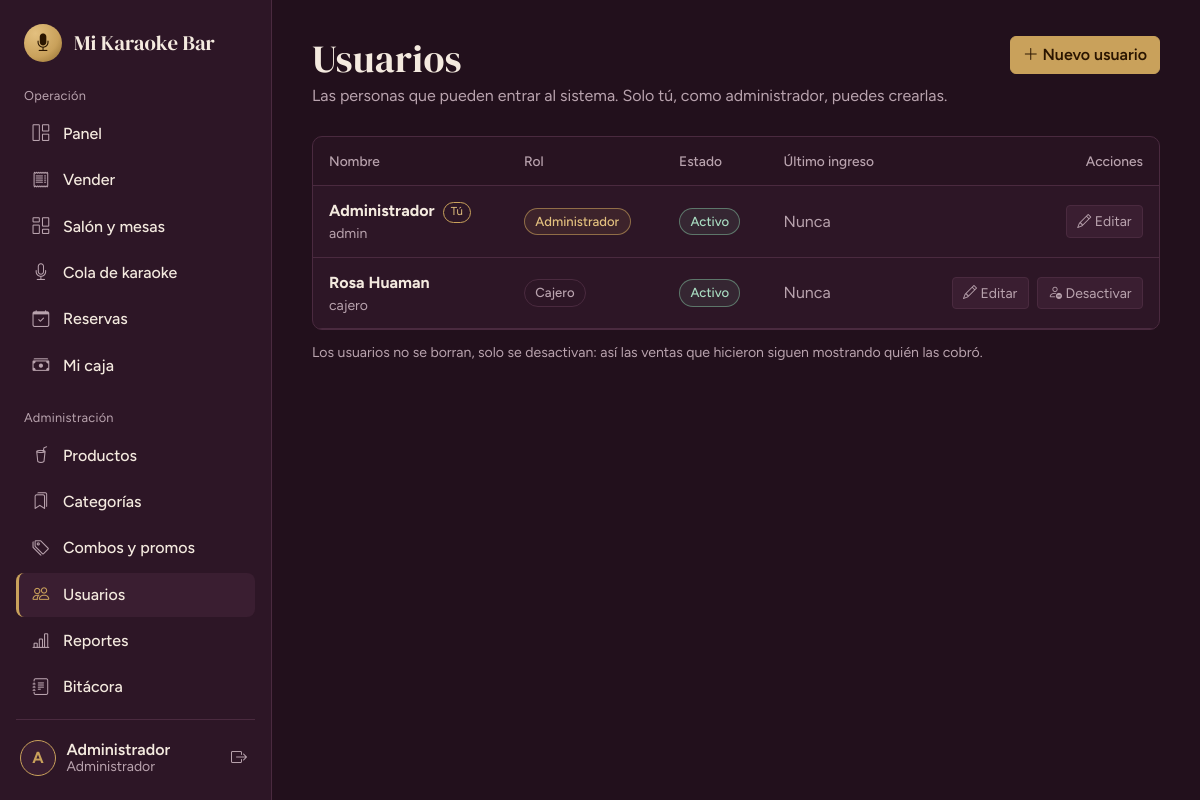
/usuarios (signed in), run on the app's committed database.
### tables this page shows
CREATE TABLE IF NOT EXISTS usuarios (
  id          INT UNSIGNED PRIMARY KEY AUTO_INCREMENT,
  rol_id      TINYINT UNSIGNED NOT NULL,
  nombre      VARCHAR(100) NOT NULL,
  usuario     VARCHAR(50)  NOT NULL UNIQUE,
  password    VARCHAR(255) NOT NULL,            
  telefono    VARCHAR(20)  NULL,
  estado      TINYINT(1) NOT NULL DEFAULT 1,    
  ultimo_login DATETIME NULL,
  created_at  TIMESTAMP NOT NULL DEFAULT CURRENT_TIMESTAMP,
  CONSTRAINT fk_usuarios_rol FOREIGN KEY (rol_id) REFERENCES roles(id)
);

### app/core/Controller.php (called while the page is built, shortened)
<?php
abstract class Controller
{
    protected function view(string $view, array $data = [], string $layout = 'main'): void
    {
        extract($data, EXTR_SKIP);
        require APP_PATH . "/views/$view.php";
    }
}

### app/controllers/UsuariosController.php (called while the page is built, shortened)
<?php
class UsuariosController extends Controller
{
    public function index(): void
    {
        $this->view('usuarios/index', ['title' => 'Usuarios', 'usuarios' => Usuario::todos()]);
    }
}

### app/core/Router.php (called while the page is built, shortened)
<?php
class Router
{
    public function dispatch(): void
    {
        try {
            $url   = trim((string) ($_GET['url'] ?? ''), '/');
            $parts = $url === '' ? [] : explode('/', $url);
            $c = strtolower($parts[0]);
            $m = $parts[1] ?? ($c === 'auth' ? 'login' : 'index');
            $params = array_slice($parts, 2);
            $obj = new $class();
            $ref = new ReflectionMethod($obj, $m);
            $ref->invokeArgs($obj, $params);
        } catch (AppException $e) {
            (new ErrorController())->show500($e->getMessage());
        } catch (Throwable $e) {
            error_log((string) $e);
            (new ErrorController())->show500(APP_ENV === 'development' ? $e->getMessage() : null);
        }
    }
}

### public/index.php (called while the page is built, shortened)
<?php
require APP_PATH . '/core/helpers.php';
(new Router())->dispatch();

### app/core/helpers.php (called while the page is built, shortened)
<?php
function e(mixed $v): string { return htmlspecialchars((string) $v, ENT_QUOTES | ENT_SUBSTITUTE, 'UTF-8'); }
function url(string $path = ''): string { return BASE_URL . '/' . ltrim($path, '/'); }
function fecha_corta(?string $datetime): string
{
    return $datetime ? date('d/m/Y', strtotime($datetime)) . ' ' . hora12($datetime) : 'Nunca';
}

### app/core/Database.php (called while the page is built, shortened)
<?php
class Database
{
    private static ?PDO $pdo = null;
    public static function pdo(): PDO
    {
        if (self::$pdo === null) {
            try {
                $dsn = 'mysql:host=' . DB_HOST . ';dbname=' . DB_NAME . ';charset=utf8mb4';
                self::$pdo = new PDO($dsn, DB_USER, DB_PASS, [
                    PDO::ATTR_ERRMODE            => PDO::ERRMODE_EXCEPTION,
                    PDO::ATTR_DEFAULT_FETCH_MODE => PDO::FETCH_ASSOC,
                    PDO::ATTR_EMULATE_PREPARES   => false,
                ]);
                self::$pdo->exec("SET time_zone = '-05:00'");
            } catch (PDOException $e) {
                error_log('DB connect: ' . $e->getMessage());
                throw new AppException('No se pudo conectar a la base de datos. Revisa que MySQL esté encendido en XAMPP y que hayas importado karaoke_bar.sql.');
            }
        }
        return self::$pdo;
    }
    public static function all(string $sql, array $params = []): array
    {
        $st = self::pdo()->prepare($sql);
        $st->execute($params);
        return $st->fetchAll();
    }
}

### app/models/Usuario.php (called while the page is built, shortened)
<?php
class Usuario
{
    public static function todos(): array
    {
        return Database::all(
            'SELECT u.id, u.nombre, u.usuario, u.telefono, u.estado, u.ultimo_login, r.nombre AS rol
               FROM usuarios u JOIN roles r ON r.id = u.rol_id
              ORDER BY u.estado DESC, r.id, u.nombre'
        );
    }
}

### app/core/Auth.php (called while the page is built, shortened)
<?php
class Auth
{
    public static function id(): int { return (int) ($_SESSION['user']['id'] ?? 0); }
}

### app/views/usuarios/index.php (the view, shortened to what this page needs)
<header class="page-head page-head--actions">
  <div>
    <h1>Usuarios</h1>
    <p>Las personas que pueden entrar al sistema. Solo tú, como administrador, puedes crearlas.</p>
  </div>
  <a class="btn btn-brass" href="<?= url('usuarios/crear') ?>"><i class="bi bi-plus-lg"></i> Nuevo usuario</a>
</header>
<section class="panel panel--flush">
  <div class="table-responsive">
    <table class="table table-app align-middle mb-0">
      <thead><tr><th>Nombre</th><th>Rol</th><th>Estado</th><th>Último ingreso</th><th class="text-end">Acciones</th></tr></thead>
      <tbody>
      <?php foreach ($usuarios as $u): $yo = (int) $u['id'] === Auth::id(); ?>
        <tr class="<?= (int) $u['estado'] ? '' : 'is-off' ?>">
          <td>
            <strong><?= e($u['nombre']) ?></strong><?= $yo ? ' <span class="tag">Tú</span>' : '' ?>
            <small class="d-block text-secondary"><?= e($u['usuario']) ?><?= $u['telefono'] ? ', ' . e($u['telefono']) : '' ?></small>
          </td>
          <td><span class="badge-soft badge-soft--<?= $u['rol'] === 'admin' ? 'brass' : 'plain' ?>"><?= $u['rol'] === 'admin' ? 'Administrador' : 'Cajero' ?></span></td>
          <td><span class="badge-soft badge-soft--<?= (int) $u['estado'] ? 'ok' : 'off' ?>"><?= (int) $u['estado'] ? 'Activo' : 'Desactivado' ?></span></td>
          <td class="text-secondary"><?= e(fecha_corta($u['ultimo_login'])) ?></td>
          <td class="text-end actions">
            <a class="btn btn-sm btn-outline-field" href="<?= url('usuarios/editar/' . (int) $u['id']) ?>"><i class="bi bi-pencil"></i> Editar</a>
            <?php if (!$yo): ?>
              <form method="post" action="<?= url('usuarios/estado/' . (int) $u['id']) ?>" class="d-inline"
                    data-confirm="<?= (int) $u['estado'] ? '¿Desactivar a ' . e($u['nombre']) . '?' : '¿Activar a ' . e($u['nombre']) . '?' ?>"
                    data-confirm-text="<?= (int) $u['estado'] ? 'Ya no podrá ingresar al sistema. Su historial se conserva.' : 'Podrá ingresar de nuevo con su contraseña.' ?>"
                    data-confirm-button="<?= (int) $u['estado'] ? 'Sí, desactivar' : 'Sí, activar' ?>">
                <button class="btn btn-sm btn-outline-field" type="submit">
                  <?= (int) $u['estado'] ? '<i class="bi bi-person-dash"></i> Desactivar' : '<i class="bi bi-person-check"></i> Activar' ?>
                </button>
              </form>
            <?php endif; ?>
          </td>
        </tr>
      <?php endforeach; ?>
      </tbody>
    </table>
  </div>
</section>
<p class="form-hint">Los usuarios no se borran, solo se desactivan: así las ventas que hicieron siguen mostrando quién las cobró.</p>

### public/assets/css/app.css (style rules this page uses)
:root { --bg: #22101C; --surface: #2D1626; --surface-2: #3A1E31; --line: #4A2A3F; --text: #F4EADF; --muted: #B9A3AE; --brass: #C9A15B; --brass-hi: #E3C07F; --libre: #7FB89A; --ocupada: #F2668B; --reservada: #A58BD6; --danger: #E5604D; --radius: 10px; --font-display: "DM Serif Display", Georgia, serif; --font-ui: "Figtree", system-ui, -apple-system, "Segoe UI", sans-serif; }
[data-bs-theme="dark"] { --bs-body-bg: var(--bg); --bs-body-color: var(--text); --bs-body-font-family: var(--font-ui); --bs-border-color: var(--line); --bs-secondary-color: var(--muted); --bs-link-color: var(--brass); --bs-link-hover-color: var(--brass-hi); }
body { background: var(--bg); color: var(--text); font-family: var(--font-ui); }
h1, h2, h3 { font-family: var(--font-display); font-weight: 400; letter-spacing: .01em; }
.text-secondary { color: var(--muted) !important; }
.btn-brass { background: var(--brass); border-color: var(--brass); color: #2A1500; font-weight: 600; }
.btn-outline-field { border-color: var(--line); color: var(--muted); background: var(--surface-2); }
.form-hint { color: var(--muted); font-size: .88rem; margin: .75rem 0 1.25rem; }
.page-head { margin-bottom: 1.75rem; }
.page-head h1 { font-size: clamp(1.9rem, 3.2vw, 2.6rem); margin: 0 0 .15rem; }
.page-head p { color: var(--muted); margin: 0; }
.panel { background: var(--surface); border: 1px solid var(--line); border-radius: var(--radius); padding: 1.25rem 1.4rem; }
.page-head--actions { display: flex; justify-content: space-between; align-items: flex-start; gap: 1rem; flex-wrap: wrap; }
.panel--flush { padding: 0; overflow: hidden; }
.table-app { --bs-table-bg: transparent; --bs-table-color: var(--text); --bs-table-border-color: var(--line); --bs-table-hover-bg: var(--surface-2); --bs-table-hover-color: var(--text); }
.table-app thead th { color: var(--muted); font-weight: 500; font-size: .86rem; border-bottom-color: var(--line); padding: .85rem 1rem; background: rgba(0,0,0,.12); white-space: nowrap; }
.table-app tbody td { padding: .8rem 1rem; }
.table-app .actions { white-space: nowrap; }
.table-app .actions .btn { margin-left: .25rem; }
.tag { display: inline-block; font-size: .72rem; padding: .05rem .45rem; border-radius: 99px; border: 1px solid var(--brass); color: var(--brass-hi); margin-left: .25rem; vertical-align: middle; }
.badge-soft { display: inline-block; padding: .18rem .65rem; border-radius: 99px; font-size: .82rem; font-weight: 500; border: 1px solid var(--line); color: var(--muted); white-space: nowrap; }
.badge-soft--ok { color: #A9DCC1; border-color: rgba(127,184,154,.55); background: rgba(127,184,154,.1); }
.badge-soft--brass { color: var(--brass-hi); border-color: rgba(201,161,91,.6); background: rgba(201,161,91,.1); }
.btn-outline-field.btn-sm { padding: .3rem .65rem; }

### data on the page
usuarios: nombre "Administrador", shows "Tú", usuario "admin", estado "Activo", ultimo_login "Nunca"
usuarios: nombre "Rosa Huaman", usuario "cajero", shows "Cajero", estado "Activo", ultimo_login "Nunca"

### other printed values
$local "Mi Karaoke Bar"
$grupo['grupo'] "Operación"
$i['label'] "Panel"
$i['label'] "Vender"
$i['label'] "Salón y mesas"
$i['label'] "Cola de karaoke"
$i['label'] "Reservas"
$i['label'] "Mi caja"
$grupo['grupo'] "Administración"
$i['label'] "Productos"
$i['label'] "Categorías"
$i['label'] "Combos y promos"
$i['label'] "Usuarios"
$i['label'] "Reportes"
$i['label'] "Bitácora"
